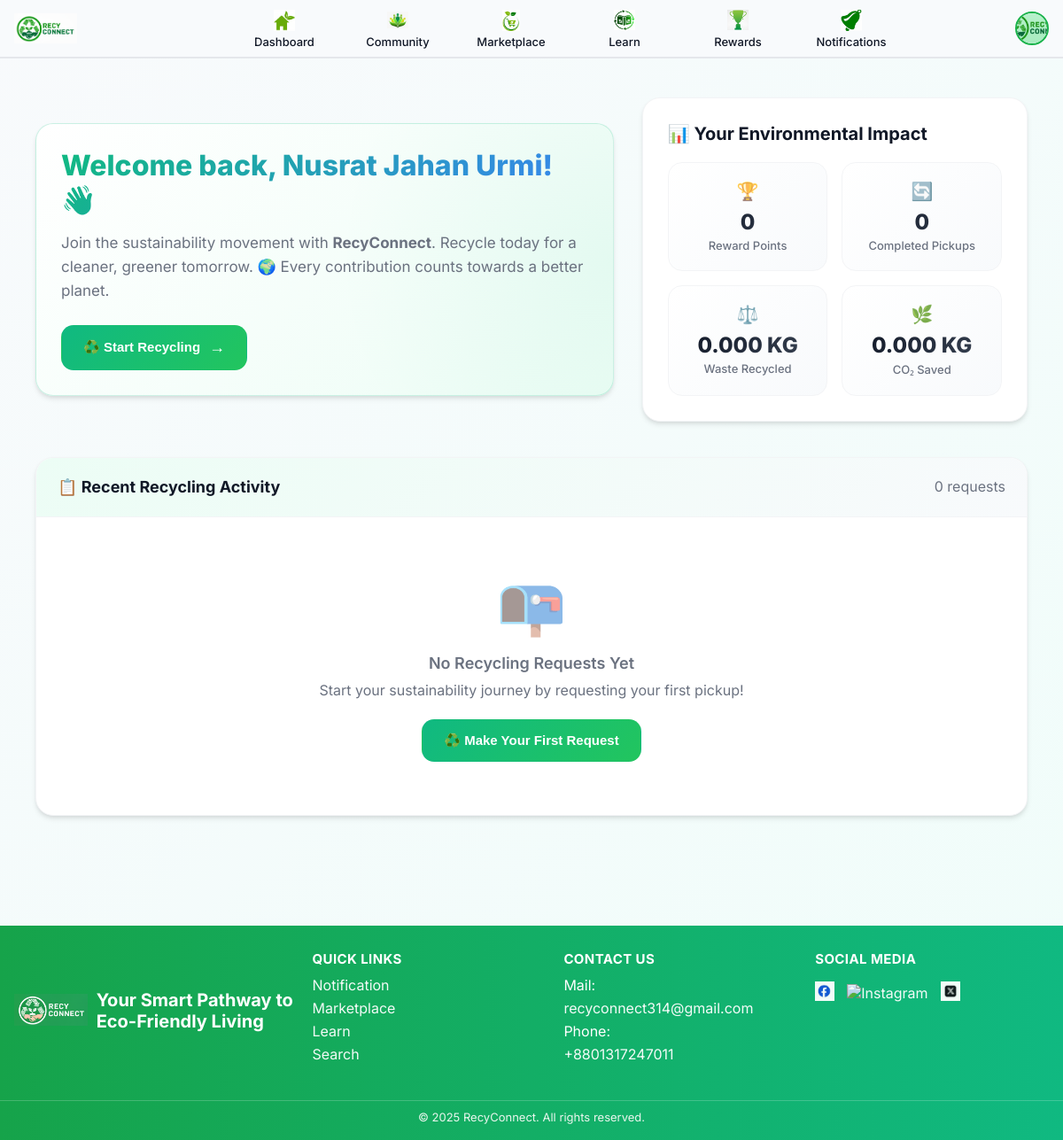
The app's page /household/ (signed in), older data.
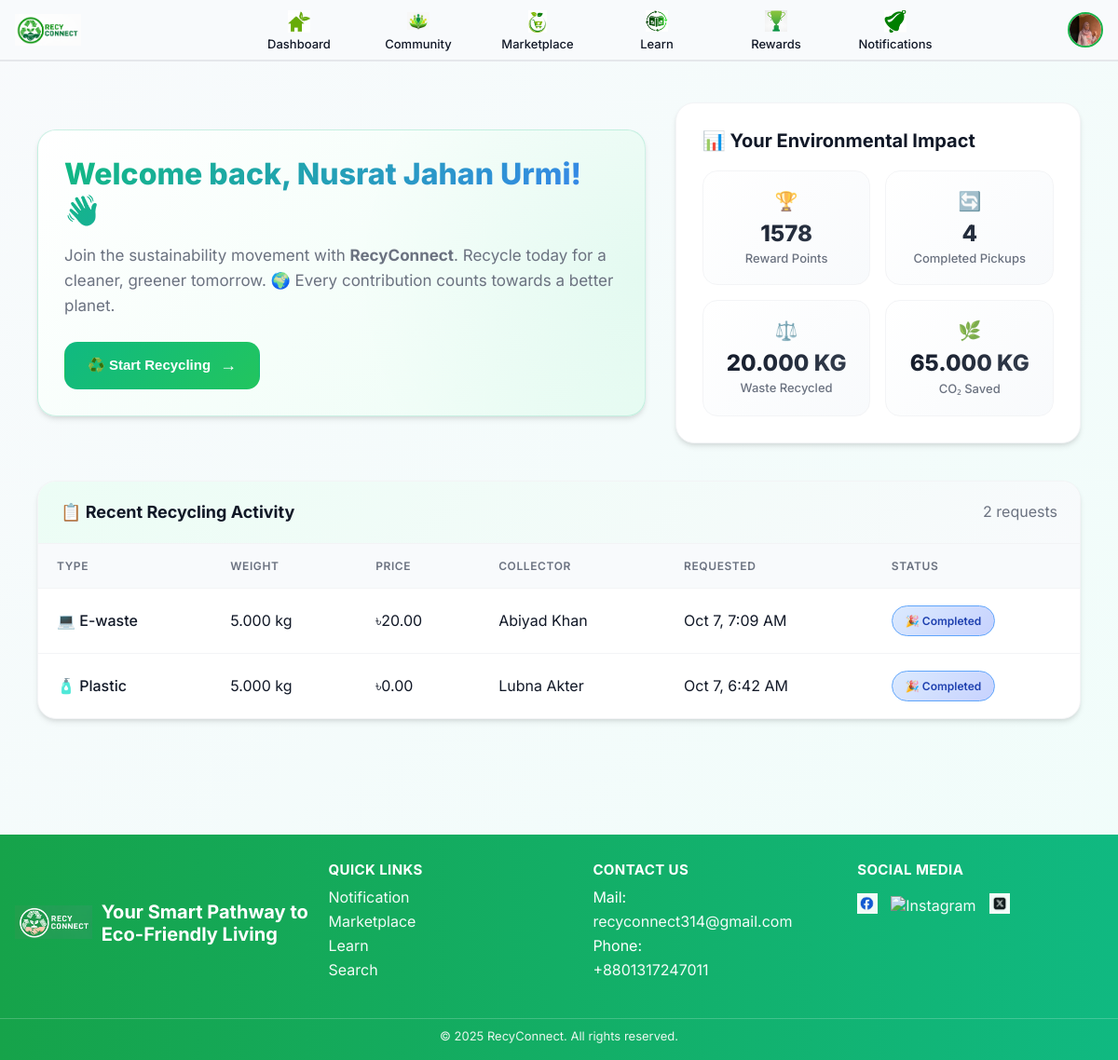
The same page, newer data.
### User/models.py (models this page shows, shortened)
class User(AbstractBaseUser):
    ROLE_CHOICES = [
        ("household", "Household"),
        ("collector", "Collector"),
        ("recycler",  "Recycling Centre"),
        ("buyer",     "Buyer"),
    ]
    class ProductKind(models.TextChoices):
        PLASTIC = "plastic", "Plastic"
        PAPER   = "paper",   "Paper"
        GLASS   = "glass",   "Glass"
        METAL   = "metal",   "Metal"
        E_WASTE = "e_waste", "E-waste"
    email = models.EmailField(unique=True, db_index=True)
    password = models.CharField(max_length=128)
    role = models.CharField(max_length=20, choices=ROLE_CHOICES)
    collector_product = models.CharField(
        max_length=12,
        choices=ProductKind.choices,
        blank=True,
        help_text="Collector only: what type of material you collect.",
    )
    name = models.CharField(max_length=100, blank=True)
    phone = models.CharField(max_length=20, blank=True)
    address = models.CharField(max_length=255, blank=True)
    profile_image = models.ImageField(
        upload_to="user_avatars/%Y/%m/", blank=True, null=True,
        help_text="Upload a clear profile photo.",
    )
    map_url = models.URLField(
        blank=True,
        help_text="Google Maps link to your address.",
    )
    facebook = models.URLField(blank=True)
    instagram = models.URLField(blank=True)
    twitter  = models.URLField(blank=True)
    is_staff = models.BooleanField(default=False)
    is_superuser = models.BooleanField(default=False)
    is_active = models.BooleanField(default=False)
    is_approved = models.BooleanField(default=False)
    approved_at = models.DateTimeField(null=True, blank=True)
    approved_by = models.ForeignKey(
        "self", null=True, blank=True,
        on_delete=models.SET_NULL, related_name="approved_users"
    )
    date_joined = models.DateTimeField(default=timezone.now)
    id_card_image = models.ImageField(
        upload_to="user_ids/%Y/%m/",
        blank=True, null=True,
        help_text="ID/visiting card (required for Collector and Recycling Centre).",
    )
    average_rating = models.FloatField(default=0.0)
    ratings_count  = models.PositiveIntegerField(default=0)
    points = models.PositiveIntegerField(default=0, help_text="Total points available to redeem.")
    total_co2_saved_kg = models.DecimalField(
        max_digits=12, decimal_places=3, default=Decimal("0.000"),
        help_text="Lifetime CO₂ saved (kg).",
    )
    total_pickups = models.PositiveIntegerField(default=0, help_text="Lifetime pickups/recycles.")
    objects = UserManager()
    USERNAME_FIELD = "email"
    REQUIRED_FIELDS = ["role"]
    class Meta:
        ordering = ("-date_joined",)

### Pickup/models.py (models this page shows, shortened)
class PickupRequest(models.Model):
    class Status(models.TextChoices):
        PENDING   = "pending",   "Pending"
        ACCEPTED  = "accepted",  "Accepted"
        DECLINED  = "declined",  "Declined"
        COMPLETED = "completed", "Completed"
    requester = models.ForeignKey(
        settings.AUTH_USER_MODEL,
        on_delete=models.CASCADE,
        related_name="pickup_requests_made",
        limit_choices_to=Q(role="household") | Q(role="buyer"),
        help_text="User who created the pickup request (household or buyer).",
    )
    collector = models.ForeignKey(
        settings.AUTH_USER_MODEL,
        on_delete=models.CASCADE,
        related_name="pickup_requests_received",
        limit_choices_to={"role": "collector"},
    )
    product = models.ForeignKey(
        "RecyCon.Product",
        on_delete=models.PROTECT,
        related_name="pickup_requests",
    )
    kind      = models.CharField(max_length=10)
    weight_kg = models.DecimalField(max_digits=8, decimal_places=3, default=Decimal("0.000"))
    price     = models.DecimalField(max_digits=10, decimal_places=2, default=Decimal("0.00"))
    status     = models.CharField(max_length=10, choices=Status.choices, default=Status.PENDING)
    created_at = models.DateTimeField(auto_now_add=True)
    updated_at = models.DateTimeField(auto_now=True)
    class Meta:
        ordering = ("-created_at",)
        indexes = [
            models.Index(fields=["requester", "created_at"]),
            models.Index(fields=["collector", "status"]),
        ]
        unique_together = (("requester", "collector", "product"),)
    def get_kind_label(self):
        from RecyCon.models import Product
        try:
            return Product.Kind(self.kind).label
        except Exception:
            return self.kind

### Household/views.py (the view, shortened to what this page needs)
# urls.py: path("", views.dashboard, name="dashboard"),
@never_cache
@login_required(login_url="user:login")
def dashboard(request):
    user = request.user
    if getattr(user, "role", None) != "household":
        messages.error(request, "Household dashboard is only for household accounts.")
        return redirect("/")
    requests_qs = (
    PickupRequest.objects
    .filter(requester_id=user.id)
    .exclude(status=PickupRequest.Status.DECLINED)
    .select_related("collector", "product")
    .order_by("-created_at")[:10]
)
    ctx = {"stats": _stats(user), "requests": requests_qs}
    resp = render(request, "Household/h_dash.html", ctx)
    return _no_cache(resp)

### Household/views.py (called while the page is built)
def _no_cache(resp):
    resp["Cache-Control"] = "no-store, no-cache, must-revalidate, max-age=0"
    resp["Pragma"] = "no-cache"
    resp["Expires"] = "0"
    resp["Vary"] = resp.get("Vary", "")
    if "cookie" not in resp["Vary"].lower():
        resp["Vary"] = (resp["Vary"] + ", Cookie").strip(", ")
    return resp

def _stats(user):
    total_weight = Activity.objects.filter(user=user).aggregate(s=Sum("weight_kg"))["s"] or Decimal("0")
    return {
        "points": user.points,
        "total_pickups": user.total_pickups,
        "total_weight_kg": Decimal(total_weight).quantize(Decimal("0.001")),
        "total_co2_kg": user.total_co2_saved_kg,
    }

### Templates/Household/h_dash.html (shortened to what the changed rows need)
{% extends "Household/h_base.html" %}
{% load static %}
{% block content %}
{% if user.is_authenticated %}
<div class="wrap">
  <div class="hero">
    <div class="card welcome-card">
      <div style="position: relative; z-index: 1;">
        <div class="h1">Welcome back, {{ request.user.name|default:"User" }}! 👋</div>
        <p class="muted" style="margin: 0 0 24px; font-size: 17px;">
          Join the sustainability movement with <b>RecyConnect</b>. Recycle today for a cleaner, greener tomorrow. 🌍
          Every contribution counts towards a better planet.
        </p>
        <button id="recycleToggle" class="btn">
          ♻️ Start Recycling
          <span style="font-size: 18px;">→</span>
        </button>
      </div>
    </div>
    <div class="card">
      <h3 style="margin: 0 0 20px; font-size: 20px; color: var(--text); display: flex; align-items: center; gap: 10px;">
        📊 Your Environmental Impact
      </h3>
      <div class="stats-grid">
        <div class="stat-card">
          <div class="stat-icon">🏆</div>
          <div class="stat-value">{{ stats.points }}</div>
          <div class="stat-label">Reward Points</div>
        </div>
        <div class="stat-card">
          <div class="stat-icon">🔄</div>
          <div class="stat-value">{{ stats.total_pickups }}</div>
          <div class="stat-label">Completed Pickups</div>
        </div>
        <div class="stat-card">
          <div class="stat-icon">⚖️</div>
          <div class="stat-value">{{ stats.total_weight_kg }} KG</div>
          <div class="stat-label">Waste Recycled</div>
        </div>
        <div class="stat-card">
          <div class="stat-icon">🌿</div>
          <div class="stat-value">{{ stats.total_co2_kg }} KG</div>
          <div class="stat-label">CO₂ Saved</div>
        </div>
      </div>
    </div>
  </div>
  <div class="grid">
    <div class="table-container">
      <div class="table-header">
        <div style="display: flex; justify-content: space-between; align-items: center;">
          <h3 style="margin: 0; font-size: 18px; color: var(--text); display: flex; align-items: center; gap: 10px;">
            📋 Recent Recycling Activity
          </h3>
          <span class="muted">{{ requests|length }} request{{ requests|length|pluralize }}</span>
        </div>
      </div>
      {% if requests %}
      <table class="table">
        <thead>
          <tr>
            <th>Type</th>
            <th>Weight</th>
            <th>Price</th>
            <th>Collector</th>
            <th>Requested</th>
            <th>Status</th>
          </tr>
        </thead>
        <tbody>
          {% for r in requests %}
            <tr>
              <td style="font-weight: 500;">
                {% if r.kind == "plastic" %} 🧴
                {% elif r.kind == "paper" %} 📄
                {% elif r.kind == "glass" %} 🍶
                {% elif r.kind == "metal" %} 🥫
                {% elif r.kind == "e_waste" %} 💻
                {% endif %}
                {{ r.get_kind_label|default:r.kind }}
              </td>
              <td>{{ r.weight_kg }} kg</td>
              <td>৳{{ r.price }}</td>
              <td>
                {% if r.collector %}
                  {{ r.collector.name|default:r.collector.email }}
                {% else %}
                  <span class="muted">Waiting for collector...</span>
                {% endif %}
              </td>
              <td>{{ r.created_at|date:"M j, g:i A" }}</td>
              <td>
                {% if r.status == "completed" %}<span class="pill completed">🎉 Completed</span>{% endif %}
              </td>
            </tr>
          {% endfor %}
        </tbody>
      </table>
      {% else %}
      <div class="empty-state">
        <div class="empty-icon">📭</div>
        <div style="font-size: 18px; font-weight: 600; margin-bottom: 8px; color: var(--muted);">
          No Recycling Requests Yet
        </div>
        <div class="muted" style="margin-bottom: 20px;">
          Start your sustainability journey by requesting your first pickup!
        </div>
        <button class="btn" id="emptyRecycleBtn">
          ♻️ Make Your First Request
        </button>
      </div>
      {% endif %}
    </div>
  </div>
</div>
{% endif %}
{% endblock %}

### Templates/Household/h_base.html (shortened to what this page needs)
{% load static %}
<!DOCTYPE html>
<html lang="en">
<head>
</head>
<body>
  <div class="navbar-wrap">
    <nav class="navbar">
      <a class="brand" href="#">
        <img src="{% static 'RecyLogoNew.png' %}" alt="RecyConnect">
      </a>
      <div class="menu">
        <a href="{% url 'household:dashboard' %}">
          <img src="{% static 'home.png' %}" alt="Home">
          <span>Dashboard</span>
        </a>
        <a href="{% url 'household:community' %}">
          <img src="{% static 'community.png' %}" alt="Community">
          <span>Community</span>
        </a>
        <a href="{% url 'marketplace:household' %}">
          <img src="{% static 'cart.png' %}" alt="Marketplace">
          <span>Marketplace</span>
        </a>
        <a href="{% url 'education:education_awareness_h' %}?tab=guides">
          <img src="{% static 'learn.png' %}" alt="Learn">
          <span>Learn</span>
        </a>
        <a href="{% url 'rewards:household' %}">
          <img src="{% static 'trophy.png' %}" alt="Rewards">
          <span>Rewards</span>
        </a>
        <a href="{% url 'household:notifications' %}">
          <img src="{% static 'bell.png' %}" alt="Notifications">
          <span>Notifications</span>
        </a>
      </div>
      <div class="profile">
        <button class="avatar-btn" id="avatarBtn" aria-label="Profile menu">
          {% if request.user.is_authenticated and request.user.profile_image %}
            <img class="avatar" src="{{ request.user.profile_image.url }}" alt="Profile" />
          {% else %}
            <img class="avatar" src="{% static 'icons/avatar-placeholder.png' %}" alt="Profile" />
          {% endif %}
        </button>
      </div>
    </nav>
  </div>
  <main class="container">
    {% block content %}{% endblock %}
  </main>
  <footer class="footer">
    <div class="inner">
      <div class="foot-brand">
        <img src="{% static 'LogoFooter.png' %}" alt="RecyConnect">
        <div>
          <div class="foot-title">Your Smart Pathway to Eco-Friendly Living</div>
        </div>
      </div>
      <div class="foot-col">
        <h4>Quick Links</h4>
        <a href="#">Notification</a>
        <a href="#">Marketplace</a>
        <a href="#">Learn</a>
        <a href="#">Search</a>
      </div>
      <div class="foot-col">
        <h4>Contact Us</h4>
        <div>Mail: <a href="mailto:recyconnect314@gmail.com">recyconnect314@gmail.com</a></div>
        <div style="margin-top:6px;">Phone: <a href="tel:+8801317247011">+8801317247011</a></div>
      </div>
      <div class="foot-col">
        <h4>Social Media</h4>
        <div class="social-row">
          <a href="https://facebook.com/" target="_blank" rel="noopener">
            <img src="{% static 'fb.png' %}" alt="Facebook">
          </a>
          <a href="https://instagram.com/" target="_blank" rel="noopener">
            <img src="{% static 'insta.jpeg' %}" alt="Instagram">
          </a>
          <a href="https://twitter.com/" target="_blank" rel="noopener">
            <img src="{% static 'X ic.jpg' %}" alt="Twitter/X">
          </a>
        </div>
      </div>
    </div>
    <div class="copyright">
      © 2025 RecyConnect. All rights reserved.
    </div>
  </footer>
</body>
</html>

Row changes from the older to the newer data that the page shows:
changed User: user.profile_image: a different picture
added PickupRequest: get_kind_label "E-waste", weight_kg "5.000", price "20.00", collector.name "Abiyad Khan", created_at "Oct 7, 7:09 AM", status "🎉 Completed"
added PickupRequest: get_kind_label "Plastic", weight_kg "5.000", price "0.00", collector.name "Lubna Akter", created_at "Oct 7, 6:42 AM", status "🎉 Completed"
Text that changed along with them:
{{ requests|length }}: "0" → "2"
text no longer shown: "📭 No Recycling Requests Yet Start your sustainability journey by requesting your first pickup! ♻️ Make Your First Request"
text now shown: "TYPE WEIGHT PRICE COLLECTOR REQUESTED STATUS"
